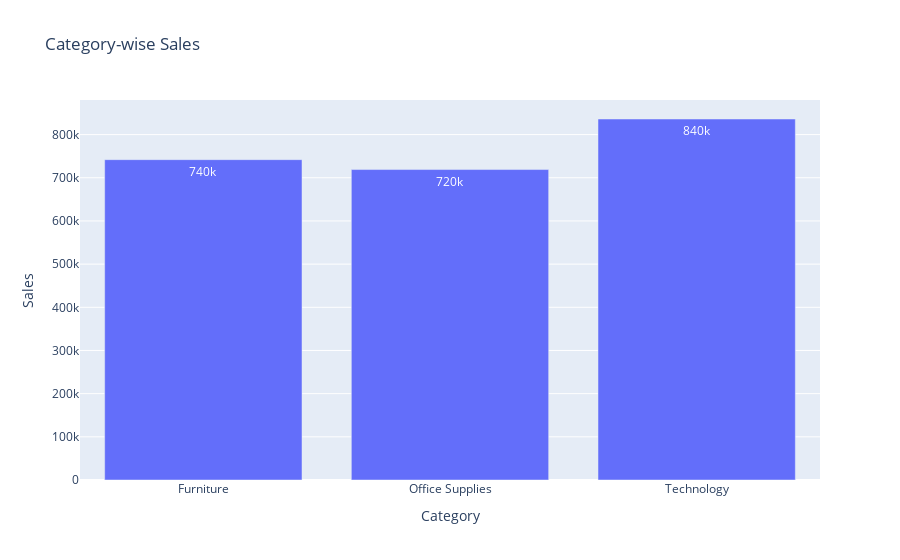

Notebook source saved alongside this figure:
### Code cell
#Plotly Chart 1: Category-wise Sales
fig = px.bar(cat_sales, 
             x="Category", 
             y="Sales", 
             title="Category-wise Sales",
             text_auto=".2s")
fig.show()

### Figure 1 — Plotly figure (JSON) as saved in the notebook; plotly's stock layout.template omitted (floating-point values rounded to 4 significant figures)
{"data": [{"hovertemplate": "Category=%{x}<br>Sales=%{y}<extra></extra>", "legendgroup": "", "marker": {"color": "#636efa", "pattern": {"shape": ""}}, "name": "", "orientation": "v", "showlegend": false, "textposition": "auto", "texttemplate": "%{y:.2s}", "type": "bar", "x": ["Furniture", "Office Supplies", "Technology"], "xaxis": "x", "y": [742000.0, 719000.0, 836200.0], "yaxis": "y"}], "layout": {"barmode": "relative", "legend": {"tracegroupgap": 0}, "title": {"text": "Category-wise Sales"}, "xaxis": {"anchor": "y", "domain": [0, 1], "title": {"text": "Category"}}, "yaxis": {"anchor": "x", "domain": [0, 1], "title": {"text": "Sales"}}}}
